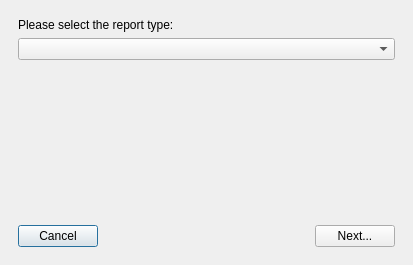
<ui version="4.0" >
 <class>ReportDialog</class>
 <widget class="QDialog" name="ReportDialog" >
  <property name="geometry" >
   <rect>
    <x>0</x>
    <y>0</y>
    <width>413</width>
    <height>265</height>
   </rect>
  </property>
  <property name="windowTitle" >
   <string>Reports...</string>
  </property>
  <layout class="QVBoxLayout" >
   <property name="margin" >
    <number>9</number>
   </property>
   <property name="spacing" >
    <number>6</number>
   </property>
   <item>
    <widget class="QStackedWidget" name="stackedWidget" >
     <widget class="QWidget" name="startPage" >
      <layout class="QVBoxLayout" >
       <property name="margin" >
        <number>9</number>
       </property>
       <property name="spacing" >
        <number>6</number>
       </property>
       <item>
        <widget class="QLabel" name="label" >
         <property name="text" >
          <string>Please select the report type:</string>
         </property>
        </widget>
       </item>
       <item>
        <widget class="QComboBox" name="comboReportSelector" />
       </item>
       <item>
        <widget class="QLabel" name="labelDescription" >
         <property name="sizePolicy" >
          <sizepolicy>
           <hsizetype>3</hsizetype>
           <vsizetype>3</vsizetype>
           <horstretch>0</horstretch>
           <verstretch>0</verstretch>
          </sizepolicy>
         </property>
         <property name="text" >
          <string/>
         </property>
         <property name="alignment" >
          <set>Qt::AlignJustify|Qt::AlignTop</set>
         </property>
         <property name="wordWrap" >
          <bool>true</bool>
         </property>
        </widget>
       </item>
       <item>
        <spacer>
         <property name="orientation" >
          <enum>Qt::Vertical</enum>
         </property>
         <property name="sizeHint" >
          <size>
           <width>20</width>
           <height>40</height>
          </size>
         </property>
        </spacer>
       </item>
       <item>
        <layout class="QHBoxLayout" >
         <property name="margin" >
          <number>0</number>
         </property>
         <property name="spacing" >
          <number>6</number>
         </property>
         <item>
          <widget class="QPushButton" name="pushButtonCancel" >
           <property name="text" >
            <string>Cancel</string>
           </property>
          </widget>
         </item>
         <item>
          <spacer>
           <property name="orientation" >
            <enum>Qt::Horizontal</enum>
           </property>
           <property name="sizeHint" >
            <size>
             <width>40</width>
             <height>20</height>
            </size>
           </property>
          </spacer>
         </item>
         <item>
          <widget class="QPushButton" name="pushButtonNext" >
           <property name="text" >
            <string>Next...</string>
           </property>
          </widget>
         </item>
        </layout>
       </item>
      </layout>
     </widget>
     <widget class="QWidget" name="page_2" />
    </widget>
   </item>
  </layout>
 </widget>
 <resources/>
 <connections/>
</ui>
